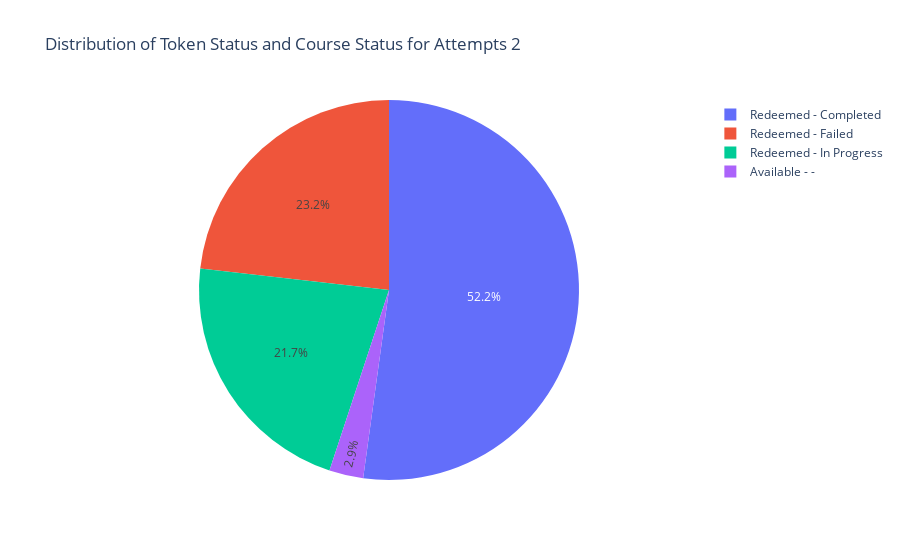

Notebook cell for this chart:
### Code cell
# # ATT 2
At2 = df[df['attempts'] == 2]
At2 = At2.groupby(['Token Status', 'Course Status']).size().reset_index(name='Count')
At2['Percentage'] = (At2['Count'] / At2['Count'].sum()) * 100
import plotly.graph_objects as go

labels = At2['Token Status'] + ' - ' + At2['Course Status']
values = At2['Count']

fig = go.Figure(data=[go.Pie(labels=labels, values=values)])
fig.update_layout(title="Distribution of Token Status and Course Status for Attempts 2")
fig.show()

At2

### Figure 1 — Plotly figure (JSON) as saved in the notebook; plotly's stock layout.template omitted (floating-point values rounded to 4 significant figures)
{"data": [{"labels": ["Available - -", "Redeemed - Completed", "Redeemed - Failed", "Redeemed - In Progress"], "type": "pie", "values": [2, 36, 16, 15]}], "layout": {"title": {"text": "Distribution of Token Status and Course Status for Attempts 2"}}}
